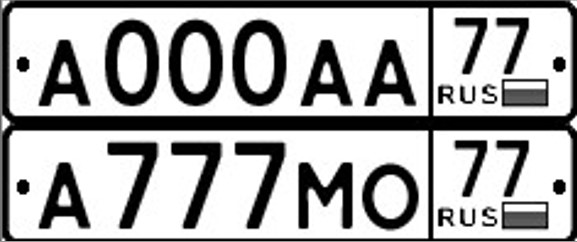
//> input picture Lab4/images/table.jpg, 577 x 242 px
$ ./main   (built with g++ and OpenCV 4)
//> lines starting //> are read from the running program, lines starting //| are printed output that depends on the picture; after the words box and inside, x2 and y2 are one past the last pixel; in counts of white or black regions, pixels touching at a corner belong together
#include <opencv2/core/core.hpp>
#include <opencv2/highgui/highgui.hpp>
#include <opencv2/imgproc.hpp>
#include <opencv2/imgcodecs.hpp>
#include <opencv2/tracking.hpp>
#include <opencv2/objdetect.hpp>
#include <iostream>
#include <cmath>
#include <cstdlib>
#include <ctime>
#include <fstream>
#include <vector>
#include <stdio.h>
#include <iostream>
#include <math.h>
#include <thread>
#include <mutex>
#include <fstream>

using namespace std;
using namespace cv;

Mat img;
Mat magI;
Mat inverse_magI;
Mat img_fourier;
Mat img_myfourier;
Mat img_sobel;

Mat count_W( int signalSize, bool inverse );
Mat count_DFT_first_sum( const Mat img, const Mat W );
Mat count_DFT_second_sum( const Mat img, const Mat W );
void custom_DFT(Mat img );
Mat normalize_fourier( Mat fourier_sums, string name );
void dftConvolution(Mat img_name, int kernel_type );
void cutFreq(Mat img, bool high );
void numb_correlation( );
void correlation( Mat img, Mat ch, string str );
void shift_rect( Mat &fourier_img );

// [266 lines left out: functions main, count_W, count_DFT_first_sum, count_DFT_second_sum, custom_DFT, not called in this run]

/// Good
Mat normalize_fourier( Mat fourier_sums, string name )
{
    // приводим образ-Фурье к удобному для вывода виду
    // создаём две матрицы для разделения комплексной матрицы
    Mat fourier_split[2] = {Mat(fourier_sums.rows, fourier_sums.cols, CV_32FC1),
                            Mat(fourier_sums.rows, fourier_sums.cols, CV_32FC1)};
    // разделяем реальную и комплексную части в две отдельные матрицы
    split(fourier_sums, fourier_split);
    // находим магнитуду образа-Фурье
    Mat img_fourier;
    magnitude(fourier_split[0], fourier_split[1], img_fourier);
    img_fourier += Scalar::all(1);
    log(img_fourier, img_fourier);
    normalize(img_fourier, img_fourier, 0, 1, NORM_MINMAX);
    // отображаем полученное изображение с образом-Фурье
    imshow(name + "dft", img_fourier);
    // возвращаем нормализованный образ-Фурье
    return img_fourier;
}

/// Good
// [165 lines left out: functions dftConvolution, cutFreq, not called in this run]

///
void numb_correlation( )
{
    Mat img = imread("/home/anastasia/git/Lab4/images/table.jpg", CV_LOAD_IMAGE_GRAYSCALE);
//> img is the input picture: 242 rows x 577 cols, CV_8UC1; min 0, max 255, mean 170.5
    imshow("original", img);

    Mat A = imread("/home/anastasia/git/Lab4/images/A.jpg", CV_LOAD_IMAGE_GRAYSCALE);
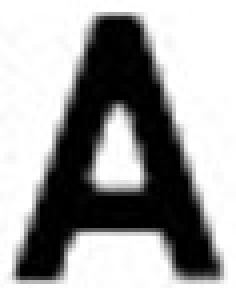
//> input picture Lab4/images/A.jpg, 59 x 72 px (shown 4 times larger)
//> A is the input picture: 72 rows x 59 cols, CV_8UC1; min 0, max 255, mean 159.4
    imshow("A", A);
    correlation(img.clone( ), A.clone( ), "A");
    destroyAllWindows( );

    imshow("original", img);
    Mat seven = imread("/home/anastasia/git/Lab4/images/seven.jpg", CV_LOAD_IMAGE_GRAYSCALE);
    imshow("seven", seven);
    correlation(img.clone( ), seven.clone( ), "seven");
    destroyAllWindows( );

    imshow("original", img);
    Mat zero = imread("/home/anastasia/git/Lab4/images/zero.jpg", CV_LOAD_IMAGE_GRAYSCALE);
    imshow("zero", zero);
    correlation(img.clone( ), zero.clone( ), "zero");
    destroyAllWindows( );
}

void correlation( Mat img, Mat ch, string str )
{
//> called with str = 'A'

    Mat dft_img(img.size( ), CV_32FC2);
    img.convertTo(img, CV_32FC1);
//> img: 242 rows x 577 cols, CV_32FC1
    // находим среднее и средне-квадратичное отклонения значений изображения
    Mat mean_img, std_img;
    meanStdDev(img, mean_img, std_img);
//> mean_img = [170.5]; std_img = [109.3]
    // вычитаем среднее отклонение из всех пикселов
    // в таком случае любая ошибка (несовпадение соотетсвующих пикселов будет обозначаться большим отрицательным числом, что однозначно определит несовпадение)
    img -= mean_img;
    // делим все пикселы на среднеквадратичное
    //  дисперсия - есть разброс значений, если дисперсия большая, значит значения лежат в большом промежутке.
    // Это значит, что большие значения, на обоих картинках, могут давать оч большое число, которое будет очень сильно увеличивать корреляцию
    // если мы поделим на дисперсию мы уменьшим этот разброс
    img /= std_img;

    // преобразуем полученное изображение по Фурье, нормализуем и выводим на экран
    dft(img, dft_img, DFT_COMPLEX_OUTPUT);
    normalize_fourier(dft_img, "_img");
//> in normalize_fourier, `normalize(img_fourier, img_fourier, 0, 1, NORM_MINMAX);`:
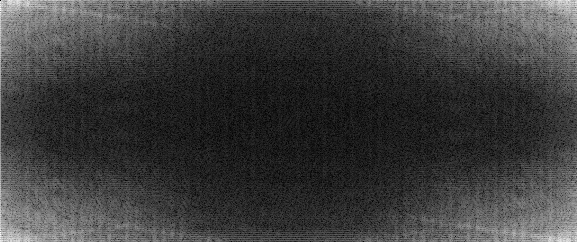
//> img_fourier: 242 rows x 577 cols, CV_32FC1; min 0, max 1, mean 0.237

    // готовим кпреобразованию Фурье символ-образец (тот, что ищем на номере)
    ch.convertTo(ch, CV_32FC1);
    Mat mean_ch, std_ch;
    meanStdDev(ch, mean_ch, std_ch);
//> mean_ch = [159.4]; std_ch = [112.7]
    ch -= mean_ch;
    ch /= std_ch;

    // создаём черный прямоугольник с размерами оригинального изображения
    Mat Sign(img.size( ), CV_32FC1, Scalar(0));
    // впихиваем в этот прямоугольник знак-образец (для правильного перемножения спектров - уже писал выше)
    Mat roi(Sign, Rect(0, 0, ch.cols, ch.rows));
    ch.copyTo(roi);

    imshow("Sign" + str, Sign);

    // преобразуем подготовленный знак по Фурье, нормализуем и выводим на экран
    Mat dft_sign(Sign.size( ), CV_32FC2);
    Sign.convertTo(Sign, CV_32FC1);
    dft(Sign, dft_sign, DFT_COMPLEX_OUTPUT);
    normalize_fourier(dft_sign, "_" + str);

    // перемножаем спектры изображения и знака и нормализуем произведение
    Mat img_sign;
    // перед перемножением образ-Фурье знака изменяется на комплексно-сопряженный (Влад не знает зачем, так что просто магически нужно)
    mulSpectrums(dft_img, dft_sign, img_sign, 0, true);
    normalize_fourier(img_sign, "_img_" + str);

    // делаем обратное преобразование полученного произведения, нормализуем и выводим на экран
    Mat idft_img(img.size( ), CV_32FC1);
    dft(img_sign, idft_img, DFT_INVERSE | DFT_REAL_OUTPUT);
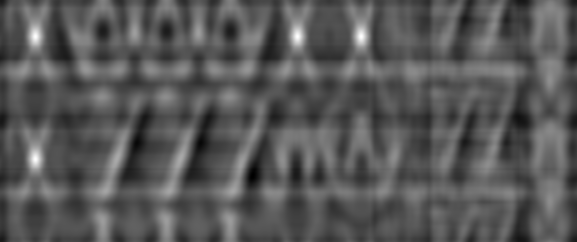
//> idft_img: 242 rows x 577 cols, CV_32FC1; min -323242400, max 612322112, mean 0; drawn with min black and max white
    normalize(idft_img, idft_img, 0.0, 255, CV_MINMAX);
    idft_img.convertTo(idft_img, CV_8UC1);
//> idft_img: 242 rows x 577 cols, CV_8UC1
    imshow("idft_res" + str, idft_img);

    double minVal;
    double maxVal;
    // находим максимальное значение интенсивности пиксела на полученном изображении
    minMaxLoc(idft_img, &minVal, &maxVal);
//> minVal = 0; maxVal = 255

    Mat idft_img_bin;
    // бинаризируем изображение опираясь на найденый максиму, чтобы на белом фоне вывести только точки максимальной корреляции
    threshold(idft_img, idft_img_bin, (maxVal - 10), 255, THRESH_BINARY_INV);
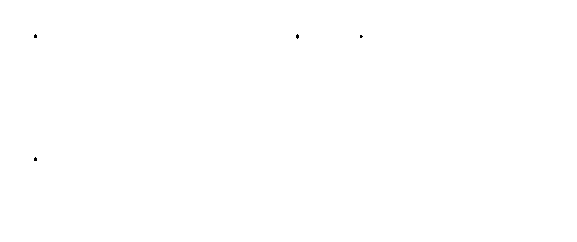
//> idft_img_bin: 242 rows x 577 cols, CV_8UC1; 100% white; black in thin lines or dots, all inside (x1, y1, x2, y2) = (34, 34, 363, 161)
    imshow("res_" + str, idft_img_bin);
    waitKey(0);
}

// [27 lines left out: function shift_rect, not called in this run]

// added to run one function of the file
int main() { numb_correlation(); }
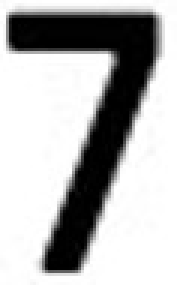
//> input picture Lab4/images/seven.jpg, 59 x 95 px (shown 3 times larger)
//> in numb_correlation, seven is the input picture: 95 rows x 59 cols, CV_8UC1; min 0, max 255, mean 180.1
//> call 2 of correlation, with str = "seven"
//> in correlation (call 2), `meanStdDev(ch, mean_ch, std_ch);`: mean_ch = [180.1]; std_ch = [107.4]
//> in correlation (call 2), `dft(img_sign, idft_img, DFT_INVERSE | DFT_REAL_OUTPUT);`:
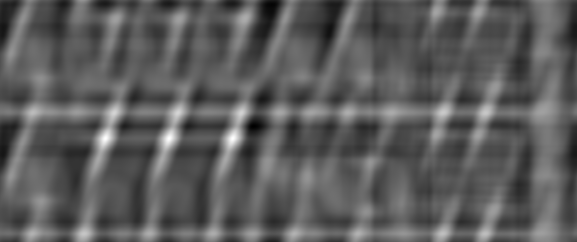
//> idft_img: 242 rows x 577 cols, CV_32FC1; min -439637344, max 769214080, mean -0.6; drawn with min black and max white
//> in correlation (call 2), `threshold(idft_img, idft_img_bin, (maxVal - 10), 255, THRESH_BINARY_IN..`: idft_img_bin: 242 rows x 577 cols, CV_8UC1; 100% white; black in thin lines or dots, all inside (x1, y1, x2, y2) = (104, 136, 235, 141)
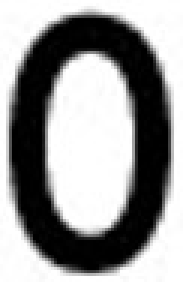
//> input picture Lab4/images/zero.jpg, 61 x 94 px (shown 3 times larger)
